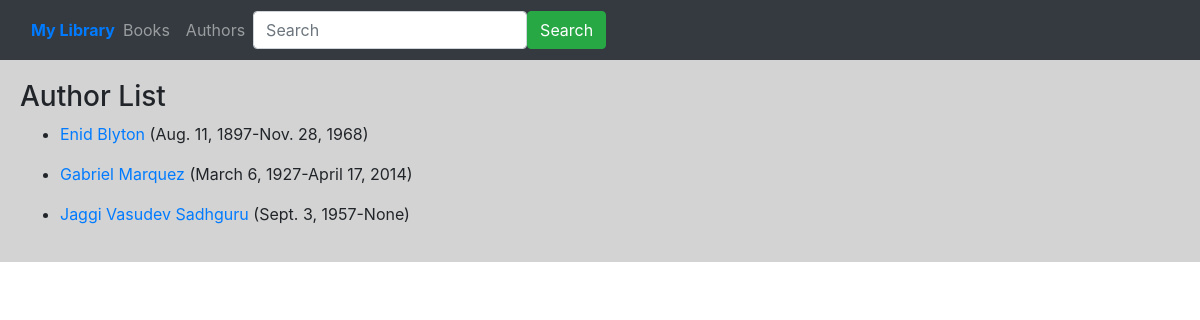
Screenshot of /catalog/authors/ with the database file from the repository.
### catalog/models.py (models this page shows, shortened)
class Author(models.Model):
    first_name = models.CharField(max_length=100)
    last_name = models.CharField(max_length=100)
    date_of_birth = models.DateField(null=True, blank=True)
    date_of_death = models.DateField('Died', null=True, blank=True)
    class Meta:
        ordering = ['last_name', 'first_name']

### catalog/views.py (the view)
# urls.py: path('authors/',views.authors , name='authors'),
def authors(request):
	all_authors = Author.objects.all()
	context = {'all_authors':all_authors}
	return render(request,'catalog/authors.html',context )

### catalog/templates/catalog/authors.html (shortened to what this page needs)
{% extends 'catalog/base.html'%}
{% block body %}
<h3>Author List</h3>
	{% for author in all_authors%}
		<ul>
		<li><a href="{%url 'catalog:author_detail' author.id %}"> {{author.first_name}} {{author.last_name}} </a>({{author.date_of_birth}}-{{author.date_of_death}})<br></li>
		</ul>
	{%endfor%}
{% endblock%}

### catalog/templates/catalog/base.html (shortened to what this page needs)
<!doctype html>
<html>
<head>
{% load staticfiles %}
<link rel="stylesheet" type="text/css" href="{% static 'catalog/style.css' %}">
<link rel="stylesheet" href="https://maxcdn.bootstrapcdn.com/bootstrap/4.1.3/css/bootstrap.min.css">
</head>
<body>
	<nav class="navbar navbar-expand-md bg-dark navbar-dark">
		<div class="container-fluid f">
 			<a href="{%url 'catalog:index'%}"><strong>My Library</strong>	</a>
	  		<div class="collapse navbar-collapse" id="collapsibleNavbar">
		  		<ul class="navbar-nav 	">
		 			<li class="nav-item" active>
					<a class="nav-link" href="{% url 'catalog:books' %}" > Books </a>
		 			</li>
		 			<li class="nav-item">
					<a class="nav-link" href="{% url 'catalog:authors' %}">Authors  </a>
		 			</li>
		 		</ul>
		 		 <form class="form-inline " action="">
		    		<input class="form-control" type="text" placeholder="Search">
		    		<button class="btn btn-success" type="submit">Search</button>
		  		</form>
			</div>
		</div>
	</nav>
	<div class="body">
		{% block body %}
		{% endblock %}
	</div>
</body>
</html>

### catalog/static/catalog/style.css (style rules this page uses)
.navbar { height: 60px; text-align: center; }
.body { padding: 20px; font:helvetica; background-color:#D3D3D3; }

### rows the page displays
Author: first_name "Enid", last_name "Blyton", date_of_birth "Aug. 11, 1897", date_of_death "Nov. 28, 1968"
Author: first_name "Gabriel", last_name "Marquez", date_of_birth "March 6, 1927", date_of_death "April 17, 2014"
Author: first_name "Jaggi Vasudev", last_name "Sadhguru", date_of_birth "Sept. 3, 1957", date_of_death "None"
